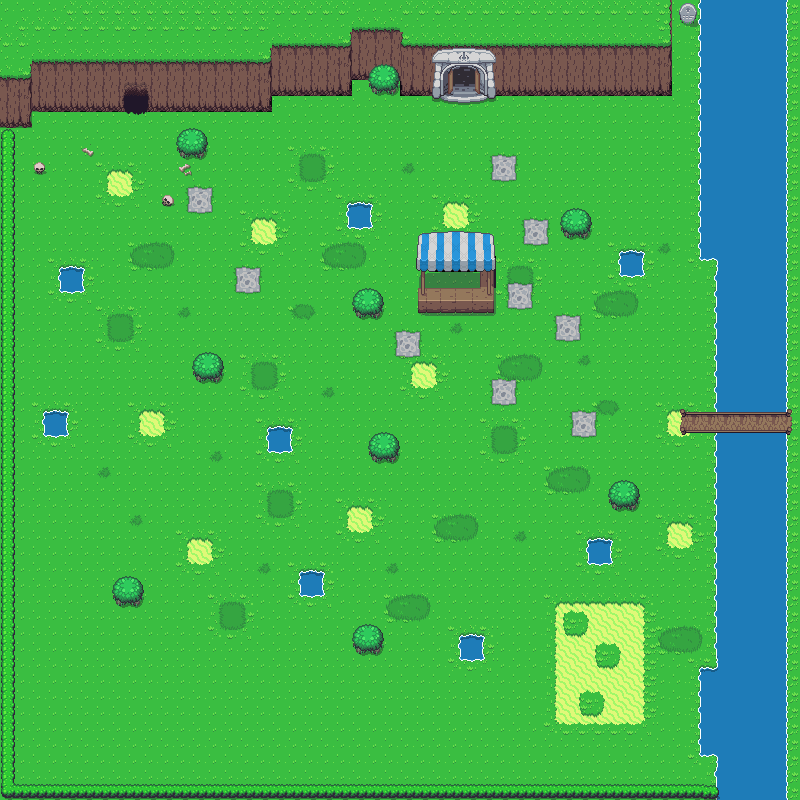

Rendered tile map (Tiled .tmx) drawn with the repository's tilesets; below, a short description and the map source with its tile grids summarised:
An orthogonal 50x50 tile map with 16x16 px tiles, 3 tile layers (Base, Objects, Overhangs) and 44 objects (potionMaster, toTown, toCave_Dragon, toThebegining).

<map version="1.10" tiledversion="1.11.2" orientation="orthogonal" renderorder="right-down" width="50" height="50" tilewidth="16" tileheight="16" infinite="0" nextlayerid="9" nextobjectid="53">
 <editorsettings>
  <export target="openzone.lua" format="lua" />
 </editorsettings>
 <tileset firstgid="1" name="Entry Layer" tilewidth="16" tileheight="16" tilecount="1480" columns="40">
  <image source="_tilesets/overworld.png" width="640" height="592" />
 </tileset>
 <layer id="1" name="Base" width="50" height="50">
  <data>[2500 cells, 2489 non-empty, 59 distinct tile ids]</data>
 </layer>
 <layer id="4" name="Objects" width="50" height="50">
  <data>[2500 cells, 292 non-empty, 73 distinct tile ids]</data>
 </layer>
 <layer id="5" name="Overhangs" width="50" height="50">
  <data>[2500 cells, 34 non-empty, 34 distinct tile ids]</data>
 </layer>
 <objectgroup id="6" name="Walls">
  <object id="1" x="172" y="144" width="32" height="16" />
  <object id="2" x="368" y="80" width="32" height="16" />
  <object id="4" x="560" y="224" width="32" height="16" />
  <object id="5" x="352" y="304" width="32" height="16" />
  <object id="6" x="192" y="368" width="32" height="16" />
  <object id="7" x="368" y="448" width="32" height="16" />
  <object id="8" x="608" y="496" width="32" height="16" />
  <object id="9" x="352" y="640" width="32" height="16" />
  <object id="10" x="112" y="592" width="32" height="16" />
  <object id="12" x="585" y="538" width="28" height="28" />
  <object id="13" x="617" y="249" width="28" height="28" />
  <object id="14" x="457" y="634" width="28" height="28" />
  <object id="15" x="297" y="570" width="28" height="28" />
  <object id="16" x="265" y="425" width="28" height="28" />
  <object id="17" x="265" y="425" width="28" height="28" />
  <object id="18" x="41" y="410" width="28" height="28" />
  <object id="19" x="345" y="201" width="28" height="28" />
  <object id="20" x="61" y="261" width="28" height="28" />
  <object id="21" x="416" y="288" width="76" height="24" />
  <object id="22" x="480" y="268" width="12" height="44" />
  <object id="23" x="0" y="84" width="32" height="44" />
  <object id="24" x="32" y="96" width="92" height="16" />
  <object id="25" x="272" y="80" width="76" height="16" />
  <object id="26" x="352" y="64" width="48" height="16" />
  <object id="27" x="404" y="64" width="36" height="32" />
  <object id="28" x="492" y="64" width="180" height="32" />
  <object id="29" x="668" y="0" width="4" height="96" />
  <object id="42" x="16" y="784" width="700" height="16" />
  <object id="43" x="0" y="128" width="16" height="672" />
  <object id="44" x="152" y="96" width="120" height="16" />
  <object id="45" x="104" y="72" width="76" height="24" />
  <object id="46" x="148" y="96" width="4" height="16" />
  <object id="36" x="720" y="260" width="80" height="148" />
  <object id="35" x="700" y="0" width="36" height="260" />
  <object id="37" x="720" y="432" width="84" height="116" />
  <object id="38" x="720" y="548" width="88" height="256" />
  <object id="39" x="700" y="668" width="28" height="84" />
  <object id="50" x="680" y="404" width="40" height="4" />
  <object id="51" x="680" y="432" width="40" height="4" />
 </objectgroup>
 <objectgroup id="7" name="NPC">
  <object id="11" name="potionMaster" x="456" y="284">
   <point />
  </object>
  <object id="34" x="676" y="16" width="20" height="12" />
 </objectgroup>
 <objectgroup id="8" name="Transitions">
  <object id="30" name="toTown" x="444" y="84" width="44" height="8" />
  <object id="47" name="toCave_Dragon" x="124" y="96" width="24" height="8" />
  <object id="48" name="toThebegining" x="800" y="412" width="12" height="20" />
 </objectgroup>
</map>
